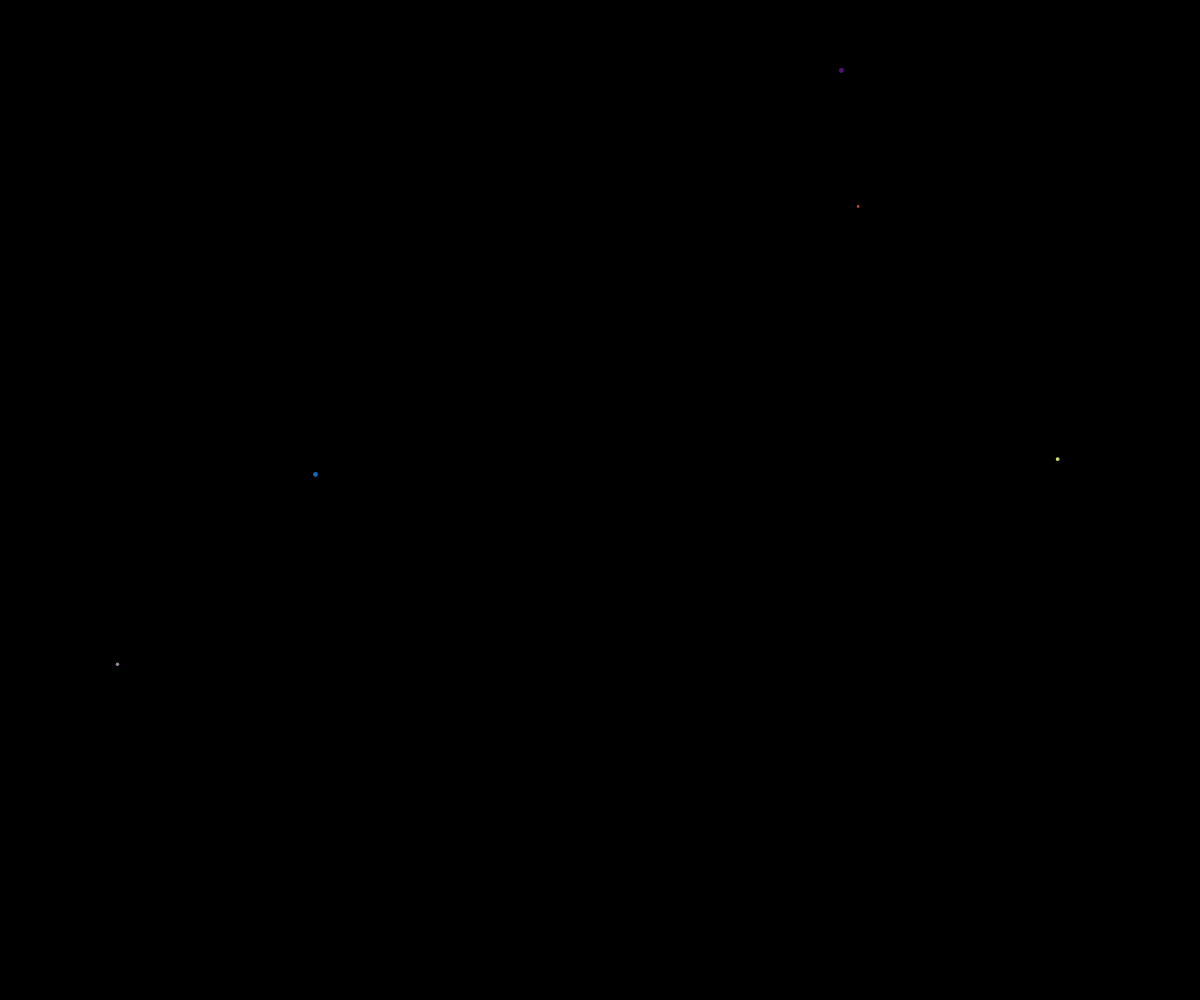
Frame 1 (no input)
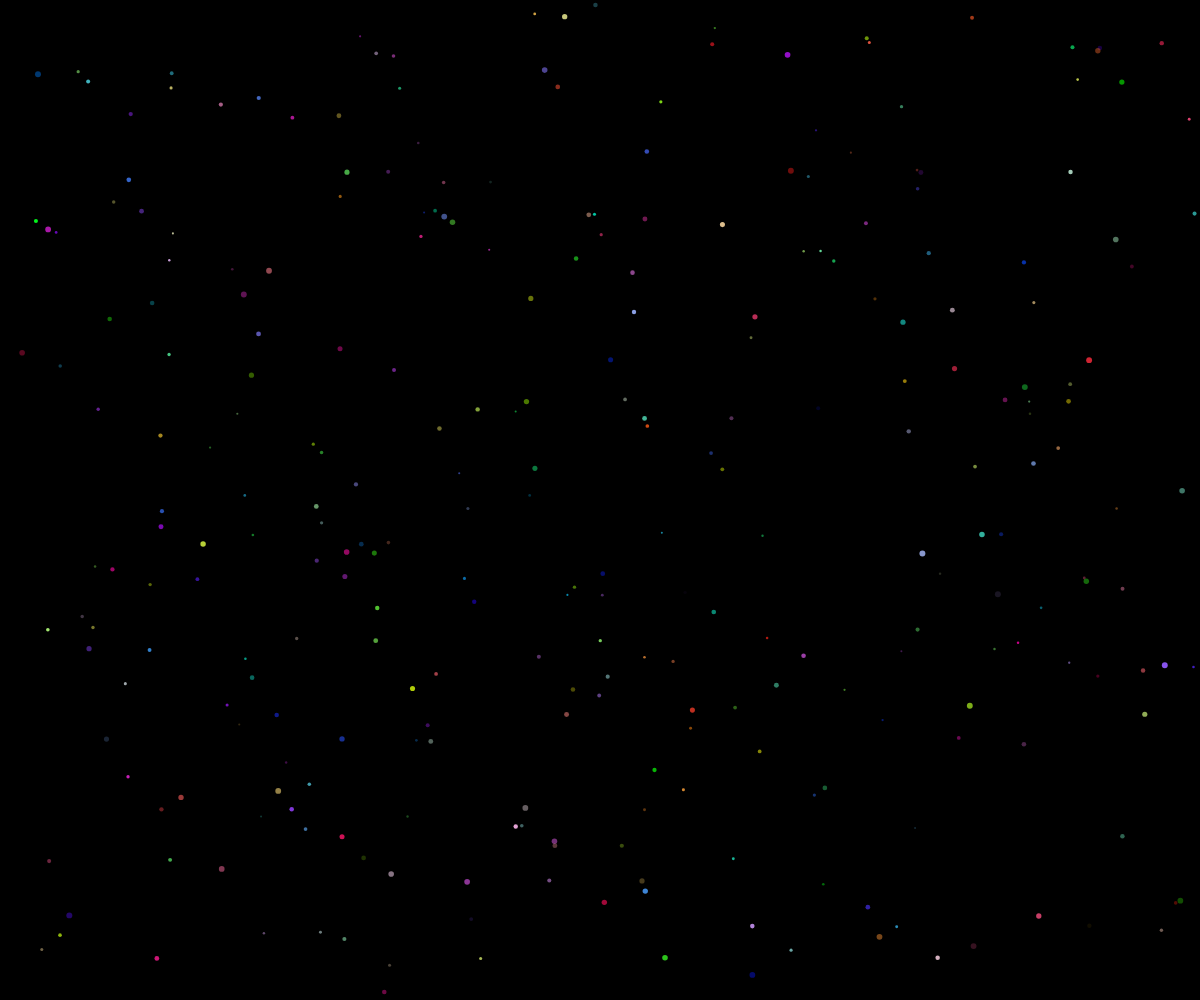
Frame 60 (no input)
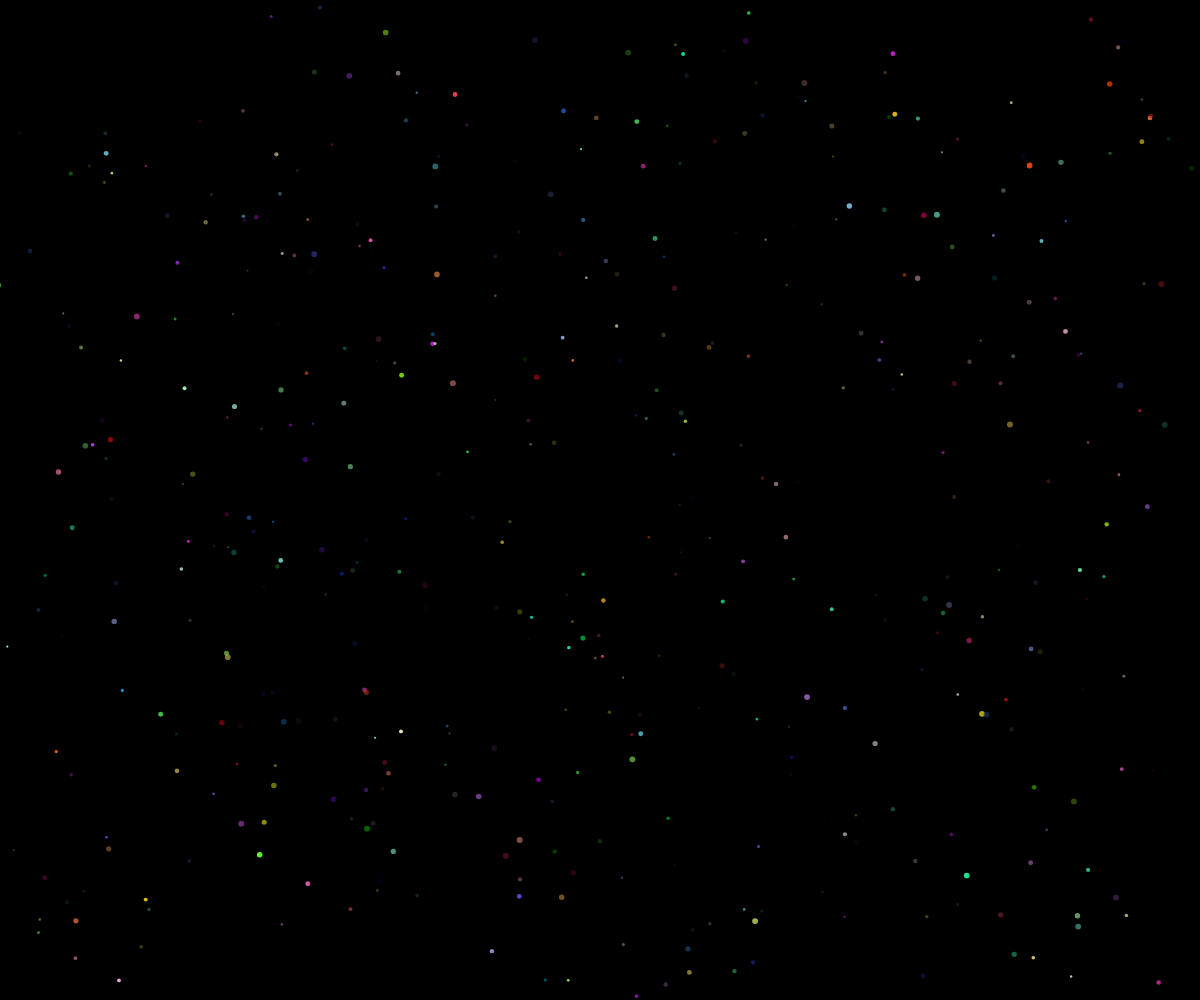
Frame 120 (the mouse pressed at the canvas centre since frame 60)

The p5.js sketch that drew these frames (run headless with seeded random() and noise() and a simulated clock; from frame 60 on, the mouse is pressed at the canvas centre):

// p5.js sketch
// ── sketch.js
 // p5.js sketch for particle system animation
let particles = [];

function setup() {
  createCanvas(windowWidth, windowHeight);
}

function draw() {
  background(0); // Black background

  // Add new particles
  for (let i = 0; i < 5; i++) {
    let p = new Particle();
    particles.push(p);
  }

  // Update and display particles
  for (let i = particles.length - 1; i >= 0; i--) {
    particles[i].update();
    particles[i].display();
    if (particles[i].isDead()) {
      particles.splice(i, 1);
    }
  }
}

class Particle {
  constructor() {
    this.position = createVector(random(width), random(height));
    this.velocity = createVector(random(-2, 2), random(-2, 2));
    this.color = color(random(255), random(255), random(255), 200); // Initial alpha set to 200 
    this.size = random(2, 6);
    this.lifespan = 100; // Controls how quickly the particle fades
  }

  update() {
    this.position.add(this.velocity);
    this.lifespan -= 1;
    this.color.setAlpha(map(this.lifespan, 0, 100, 0, 255)); // Update alpha based on lifespan
  }

  display() {
    noStroke();
    fill(this.color);
    ellipse(this.position.x, this.position.y, this.size, this.size);
  }

  isDead() {
    return this.lifespan <= 0;
  }
  }

// ── style.css
/* Responsive CSS */
canvas {
  display: block;
  margin: 0 auto;
}

html, body {
  margin: 0;
  padding: 0;
  overflow: hidden;
  height: 100%;
}

body {
  display: flex;
  justify-content: center;
  align-items: center;
  background-color: #222;
}
